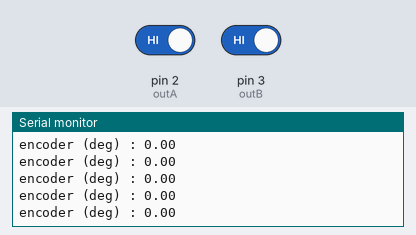
Recording of a sketch running on a simulated Arduino Uno, built with avr-gcc and run on an emulated ATmega328P. On the bench: the last lines printed to the serial monitor. Inputs (shaded band) come from the test bench; at power-on: pin 2 (outA) HIGH, pin 3 (outB) HIGH.

Above: at 1.2 s.
1.3 s: pin 2 (outA) driven LOW
At 1.33 s:
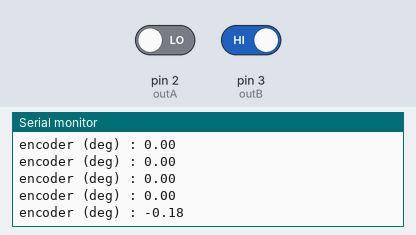
4.3 s: pin 3 (outB) driven LOW
At 4.36 s:
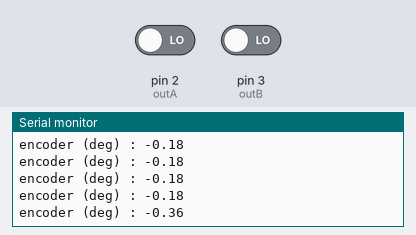
5.8 s: pin 2 (outA) driven HIGH
At 5.82 s:
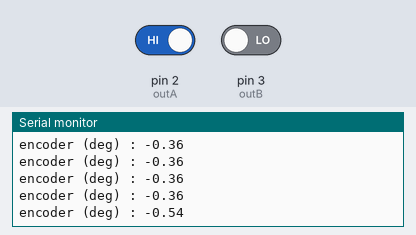
8.8 s: pin 3 (outB) driven HIGH
At 8.85 s:
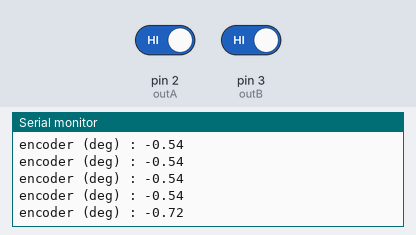
Timing chart, 0 to 11.8 s (numbered marks = the images above; inputs shaded):
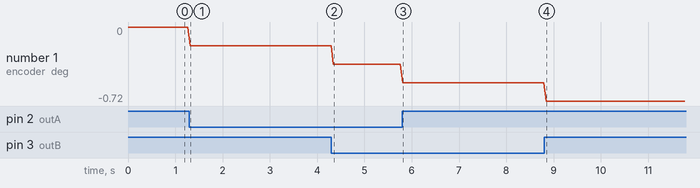

The sketch:

RotEncoderTEST.ino
```cpp
/*****************************************************************************************/
/*** Last Revised using Arduino Version 1.8.9                                          ***/
/*** Title : Configuration of incremental rotary encoder for angular position tracking ***/
/*** Model : RE30E_500_213_1, three outputs, two in use                                ***/
/*** NOTE : Code should be usable for other incremental rotary encoder                 ***/
/*****************************************************************************************/


/*** res is the resolution of the encoder with unit, this model is rated at 500 pulse/revolution  ***/
/*** one pulse == 0.72 deg, a period of one pulse will trigger 4 ISR in theory based on datasheet ***/
/*** Hence, this encoder has 0.18 degree per count. Change this value based on your model         ***/
#define res 0.18

/*** For Arduino UNO, must use pin 2 and 3 as they are interrupt pins      ***/
/*** Check the datasheet for other Arduino boards regarding interrupt pins ***/
/*** Otherwise, consider other options for defining interrupt pins         ***/
int outA = 2;
int outB = 3;
int count = 0;

// Change the polarity of decrement and increment of count in the ISR to your preferred direction
// Note that the count polarity in the if-conditions for both ISR are opposite each other
// Additional conditions can be added to track if one revolution is completed - up to user

void setup() {
  Serial.begin(9600);
  pinMode(outA, INPUT);
  pinMode(outB, INPUT);
  attachInterrupt(digitalPinToInterrupt(outA), ISR_A, CHANGE);
  attachInterrupt(digitalPinToInterrupt(outB), ISR_B, CHANGE);
}

void ISR_A()
{
  if (digitalRead(outA) != digitalRead(outB))
  {
    count--;
  }
  else
  {
    count++;
  }
}

void ISR_B()
{
  if (digitalRead(outB) != digitalRead(outA))
  {
    count++;
  }
  else
  {
    count--;
  }
}

void loop() {
  Serial.print("encoder (deg) : ");
  Serial.println(count*res); //using defined macro -> res, output should be in degrees instead of counts
  delay(50);
}
```

Measured:
- after the input at 1.3 s, the serial monitor: prints a new line at once (image 1)
- after the input at 4.3 s, the serial monitor: prints a new line at once (image 2)
- after the input at 5.8 s, the serial monitor: prints a new line at once (image 3)
- after the input at 8.8 s, the serial monitor: prints a new line at once (image 4)
- plotted number 1: 0 → -0.18 after the input at 1.3 s, -0.18 → -0.36 after the input at 4.3 s, -0.36 → -0.54 after the input at 5.8 s, -0.54 → -0.72 after the input at 8.8 s
